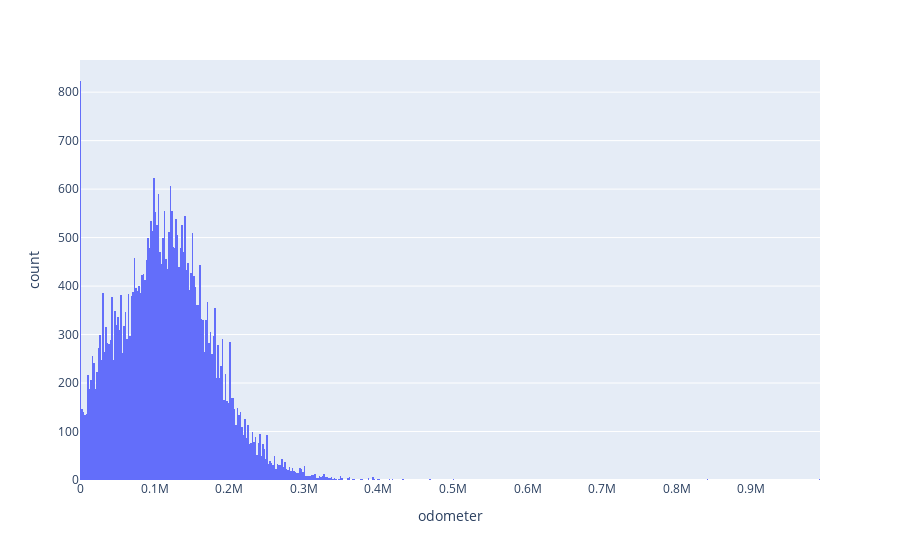

The notebook cell this image was saved under:
### Code cell
figa = px.histogram(autos, x="odometer") # crear un histograma
figa.show() # crear gráfico de dispersión

### Figure 1 — Plotly figure (JSON) as saved in the notebook; plotly's stock layout.template omitted (floating-point values rounded to 4 significant figures; data arrays with more than 128 entries replaced by an {"elided": "..."} marker saying what was removed)
{"data": [{"bingroup": "x", "hovertemplate": "odometer=%{x}<br>count=%{y}<extra></extra>", "legendgroup": "", "marker": {"color": "#636efa", "pattern": {"shape": ""}}, "name": "", "orientation": "v", "showlegend": false, "type": "histogram", "x": {"elided": "47906 float values"}, "xaxis": "x", "yaxis": "y"}], "layout": {"barmode": "relative", "legend": {"tracegroupgap": 0}, "margin": {"t": 60}, "xaxis": {"anchor": "y", "domain": [0, 1], "title": {"text": "odometer"}}, "yaxis": {"anchor": "x", "domain": [0, 1], "title": {"text": "count"}}}}
